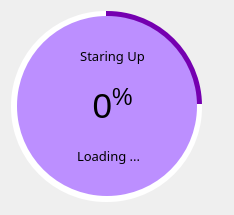
<?xml version="1.0" encoding="UTF-8"?>
<ui version="4.0">
 <class>Form</class>
 <widget class="QWidget" name="Form">
  <property name="geometry">
   <rect>
    <x>0</x>
    <y>0</y>
    <width>234</width>
    <height>215</height>
   </rect>
  </property>
  <property name="minimumSize">
   <size>
    <width>234</width>
    <height>215</height>
   </size>
  </property>
  <property name="maximumSize">
   <size>
    <width>234</width>
    <height>215</height>
   </size>
  </property>
  <property name="windowTitle">
   <string>Form</string>
  </property>
  <layout class="QVBoxLayout" name="verticalLayout">
   <item>
    <widget class="QWidget" name="widget" native="true">
     <widget class="QWidget" name="progressbase_2" native="true">
      <property name="geometry">
       <rect>
        <x>0</x>
        <y>0</y>
        <width>191</width>
        <height>191</height>
       </rect>
      </property>
      <property name="styleSheet">
       <string notr="true">background-color: qconicalgradient(cx:0.5, cy:0.5, angle:89.9, stop:0.753408 rgba(255, 255, 255, 255), stop:0.755886 rgba(117, 0, 176, 255));
border-radius: 95</string>
      </property>
     </widget>
     <widget class="QWidget" name="progresstext" native="true">
      <property name="geometry">
       <rect>
        <x>6</x>
        <y>5</y>
        <width>180</width>
        <height>180</height>
       </rect>
      </property>
      <property name="styleSheet">
       <string notr="true">background-color: rgb(188, 143, 255);
border-radius:90


</string>
      </property>
      <widget class="QLabel" name="label_3">
       <property name="geometry">
        <rect>
         <x>60</x>
         <y>130</y>
         <width>91</width>
         <height>20</height>
        </rect>
       </property>
       <property name="font">
        <font>
         <family>MS Gothic</family>
         <pointsize>10</pointsize>
        </font>
       </property>
       <property name="text">
        <string>Loading ...</string>
       </property>
       <property name="textFormat">
        <enum>Qt::RichText</enum>
       </property>
      </widget>
      <widget class="QLabel" name="label_4">
       <property name="geometry">
        <rect>
         <x>50</x>
         <y>30</y>
         <width>91</width>
         <height>20</height>
        </rect>
       </property>
       <property name="font">
        <font>
         <family>MS Gothic</family>
         <pointsize>10</pointsize>
        </font>
       </property>
       <property name="text">
        <string>Staring Up</string>
       </property>
       <property name="textFormat">
        <enum>Qt::RichText</enum>
       </property>
       <property name="alignment">
        <set>Qt::AlignCenter</set>
       </property>
      </widget>
      <widget class="QLabel" name="loadingcount">
       <property name="geometry">
        <rect>
         <x>55</x>
         <y>60</y>
         <width>81</width>
         <height>61</height>
        </rect>
       </property>
       <property name="font">
        <font>
         <pointsize>25</pointsize>
        </font>
       </property>
       <property name="text">
        <string>&lt;html&gt;&lt;head/&gt;&lt;body&gt;&lt;p&gt;&lt;span style=&quot; font-size:26pt;&quot;&gt;0&lt;/span&gt;&lt;span style=&quot; font-size:26pt; vertical-align:super;&quot;&gt;%&lt;/span&gt;&lt;/p&gt;&lt;/body&gt;&lt;/html&gt;</string>
       </property>
       <property name="alignment">
        <set>Qt::AlignCenter</set>
       </property>
      </widget>
      <zorder>label_3</zorder>
      <zorder>loadingcount</zorder>
      <zorder>label_4</zorder>
     </widget>
    </widget>
   </item>
  </layout>
 </widget>
 <resources/>
 <connections/>
</ui>
